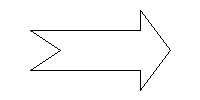
#> input picture arrow/arrow.bmp, 200 x 100 px
$ python color_arrow.py
#> lines starting #> are read from the running program, lines starting #| are printed output that depends on the picture; after the words box and inside, x2 and y2 are one past the last pixel; in counts of white or black regions, pixels touching at a corner belong together
### arrow/arrow.py
#!/usr/bin/env python3

from PIL import Image

lines = (
    ((60, 50), (30, 30)),
    ((30, 30), (140, 30)),
    ((140, 30), (140, 10)),
    ((140, 10), (170, 50)),
    ((170, 50), (140, 90)),
    ((140, 90), (140, 70)),
    ((140, 70), (30, 70)),
    ((30, 70), (60, 50))
)


def find_pixels(line):
#> called with line = ((60, 50), (30, 30))
    p1 = line[0]
    p2 = line[1]
    pixels = []
    dx = p2[0] - p1[0]
    dy = p2[1] - p1[1]
    xerr = yerr = 0

    if dx > 0:
        incX = 1
    elif dx == 0:
        incX = 0
    elif dx < 0:
        incX = -1

    if dy > 0:
        incY = 1
    elif dy == 0:
        incY = 0
    elif dy < 0:
        incY = -1

    dx = abs(dx)
    dy = abs(dy)

    if dx > dy:
        d = dx
    else:
        d = dy

    x = p1[0]
    y = p1[1]

    pixels.append((x, y))

    for _ in range(d):
        xerr += dx
        yerr += dy

        if xerr > d:
            xerr -= d
            x += incX

        if yerr > d:
            yerr -= d
            y += incY

        pixels.append((x, y))

    return pixels


def write_line(pixels, img, color):
    for pixel in pixels:
        img.putpixel(pixel, color)


# [8 lines that do not run on import are left out]

### arrow/color_arrow.py
#!/usr/bin/env python3

from PIL import Image
import arrow

top = min(min(a[0][1], a[1][1]) for a in arrow.lines)
bottom = max(max(a[0][1], a[1][1]) for a in arrow.lines)

d = {tuple(sorted((line[0][1], line[1][1]))):
     arrow.find_pixels(line)
     for line in arrow.lines}

scan_points = []
for i in range(top + 1, bottom):
    lst = set()
    for k in d:
        if k[0] <= i <= k[1]:
            for pixel in d[k]:
                if pixel[1] == i:
                    lst.add(pixel[0])
    scan_points.append((i, sorted(lst)))

print(scan_points)

img = Image.open('arrow.bmp')
#> img is the input picture: PIL image 200x100 RGB; 98% white; black in thin lines or dots, all inside (x1, y1, x2, y2) = (30, 10, 171, 91)
for i in scan_points:
    if i[1][-1] - i[1][-2] > 1:
        arrow.write_line(
            arrow.find_pixels(((i[1][-2] + 1, i[0]), (i[1][-1], i[0]))),
            img,
            (255, 0, 0)
        )

img.save('red_arrow.bmp', 'BMP')
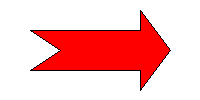
#> saved as red_arrow.bmp: PIL image 200x100 RGB; mean R, G, B 249.9, 188.7, 188.7
